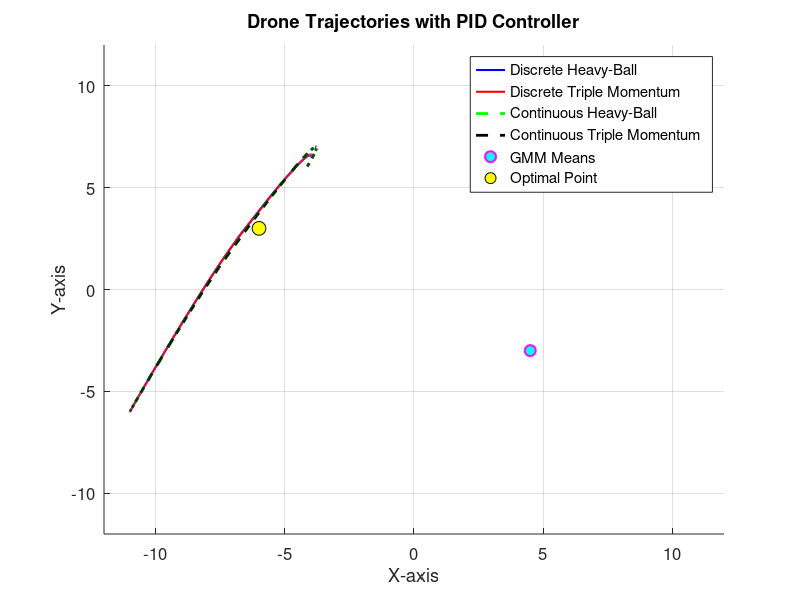
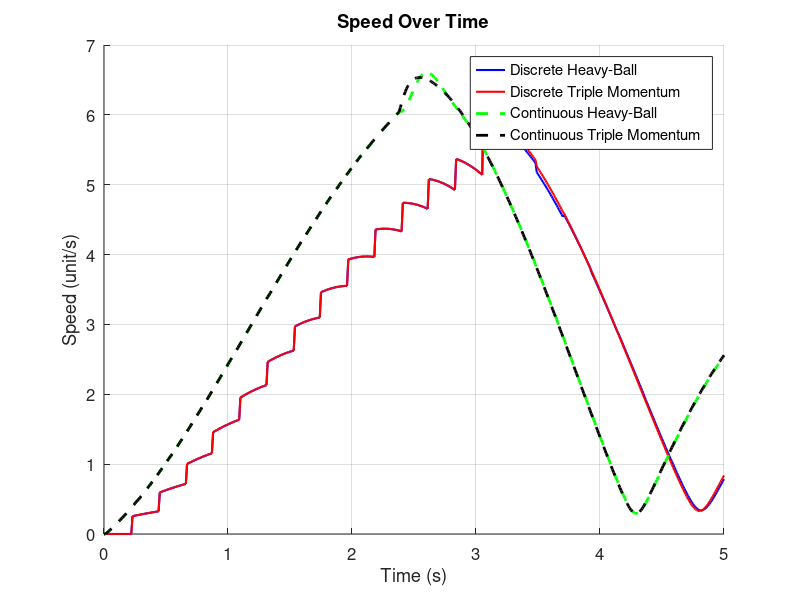
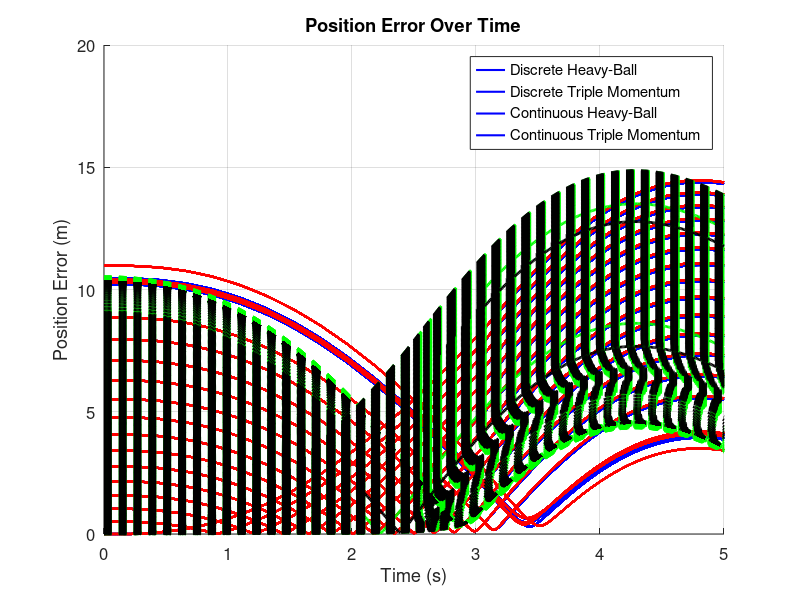

Reproduce these figures in MATLAB, in order.
% MATLAB script to simulate drone trajectories using PID controller without Simulink.

% Clear workspace and close figures
clear; close all; clc;

%% Load Data
% Load GMM data
GMMData = load('GMM_Model.mat');

% Load discrete optimization data
discreteData = load('discrete_data.mat');

% Load continuous optimization data
continuousData = load('continuous_data.mat');

%% Prepare Time Vectors
t_span = 5; % Total time span defined in Python

% Simulation time settings
dt_sim = 0.01; % Simulation time step
t_sim = 0:dt_sim:t_span; % Simulation time vector

%% Prepare Trajectory Data
% Discrete methods
x_HD_discrete = discreteData.x_HD';
x_TD_discrete = discreteData.x_TD';

% Continuous methods
x_HC_continuous = continuousData.x_HC';
x_TC_continuous = continuousData.x_TC';

% Optimal point
x0_mean = GMMData.means(2,:);

% GMM settings
means = GMMData.means;
covariances = GMMData.covariances;

%% Simulation Configuration
methods = {'HD', 'TD', 'HC', 'TC'};
method_names = {'Discrete Heavy-Ball', 'Discrete Triple Momentum', 'Continuous Heavy-Ball', 'Continuous Triple Momentum'};

% Original time vectors for trajectories
tDiscrete = linspace(0, t_span, size(x_HD_discrete, 1))';
tContinuous = linspace(0, t_span, size(x_HC_continuous, 1))';

% Trajectories and time vectors
trajectories = {x_HD_discrete, x_TD_discrete, x_HC_continuous, x_TC_continuous};
t_orig_vectors = {tDiscrete, tDiscrete, tContinuous, tContinuous};

% Initialize cell arrays to store simulation outputs
positions = cell(1, length(methods));
velocities = cell(1, length(methods));

%% PID Controller Parameters
% Initial PID gains (you may need to tune these)
Kp = 1;
Ki = 0.1;
Kd = 0.5;

for i = 1:length(methods)
    %% Prepare Reference Trajectory
    traj_data = trajectories{i};
    t_orig = t_orig_vectors{i};
    
    % Interpolate or hold reference trajectory based on method type
    if i <= 2 % Discrete methods
        % Create step-wise reference trajectory
        x_ref = interp1(t_orig, traj_data(:,1), t_sim, 'previous', 'extrap');
        y_ref = interp1(t_orig, traj_data(:,2), t_sim, 'previous', 'extrap');
    else % Continuous methods
        % Interpolate reference trajectory smoothly
        x_ref = interp1(t_orig, traj_data(:,1), t_sim, 'linear', 'extrap');
        y_ref = interp1(t_orig, traj_data(:,2), t_sim, 'linear', 'extrap');
    end
    
    %% Initialize Variables for Simulation
    num_steps = length(t_sim);
    x_actual = zeros(num_steps, 2); % [x, y]
    v_actual = zeros(num_steps, 2); % [vx, vy]
    error_integral = zeros(1, 2);   % Integral of error [ex_i, ey_i]
    error_previous = zeros(1, 2);   % Previous error [ex_prev, ey_prev]
    
    % Initial positions (assuming starting from the first point of the trajectory)
    x_actual(1, :) = traj_data(1, :);
    v_actual(1, :) = [0, 0]; % Assuming starting from rest
    
    for k = 1:num_steps - 1
        % Reference position at current time
        x_ref_k = [x_ref(k), y_ref(k)];
        
        % Compute error between reference and actual position
        error = x_ref_k - x_actual(k, :);
        
        % Update integral of error
        error_integral = error_integral + error * dt_sim;
        
        % Compute derivative of error
        if k == 1
            error_derivative = [0, 0];
        else
            error_derivative = (error - error_previous) / dt_sim;
        end
        
        % PID control law for acceleration (assuming mass = 1 for simplicity)
        acceleration = Kp * error + Ki * error_integral + Kd * error_derivative;
        
        % Update velocities
        v_actual(k + 1, :) = v_actual(k, :) + acceleration * dt_sim;
        
        % Update positions
        x_actual(k + 1, :) = x_actual(k, :) + v_actual(k + 1, :) * dt_sim;
        
        % Update previous error
        error_previous = error;
    end
    
    % Store the simulation output
    positions{i} = x_actual;
    velocities{i} = v_actual;
end

%% Plot Results
% Plot the trajectories from the simulations
figure;
hold on;
% Set axes limits and enable grid
xlim([-12, 12]);
ylim([-12, 12]);
grid on;

colors = {'b', 'r', 'g', 'k'};
lineStyles = {'-', '-', '--', '--'}; % Solid for discrete, dashed for continuous methods
lineWidths = [1.5, 1.5, 2, 2]; % Thicker lines for continuous methods

for i = 1:length(methods)
    data = positions{i};
    if ~isempty(data)
        plot(data(:,1), data(:,2), 'Color', colors{i}, 'LineStyle', lineStyles{i}, 'LineWidth', lineWidths(i));
    end
end

% Plot the GMM means
plot(means(:,1), means(:,2), 'mo', 'MarkerSize', 8, 'LineWidth', 1.5, 'MarkerFaceColor', 'c', 'DisplayName', 'GMM Means');

% Plot the optimal point
plot(x0_mean(1), x0_mean(2), 'ko', 'MarkerSize', 10, 'MarkerFaceColor', 'y', 'DisplayName', 'Optimal Point');

legend([method_names, {'GMM Means', 'Optimal Point'}], 'Location', 'Best');

xlabel('X-axis');
ylabel('Y-axis');
title('Drone Trajectories with PID Controller');
set(gca, 'FontSize', 12);
hold off;

% Save the figure
exportgraphics(gcf, 'DroneTrajectories_PID.png', 'Resolution', 300);

%% Plot Position Errors Over Time
figure;
hold on;
grid on;

for i = 1:length(methods)
    t_data = t_sim;
    data = positions{i};
    
    if ~isempty(data)
        % Reference trajectory
        if i <= 2 % Discrete methods
            x_ref = interp1(t_orig_vectors{i}, trajectories{i}(:,1), t_sim, 'previous', 'extrap');
            y_ref = interp1(t_orig_vectors{i}, trajectories{i}(:,2), t_sim, 'previous', 'extrap');
        else % Continuous methods
            x_ref = interp1(t_orig_vectors{i}, trajectories{i}(:,1), t_sim, 'linear', 'extrap');
            y_ref = interp1(t_orig_vectors{i}, trajectories{i}(:,2), t_sim, 'linear', 'extrap');
        end
        
        % Compute position error
        position_error = sqrt((x_ref - data(:,1)).^2 + (y_ref - data(:,2)).^2);
        
        % Plot the position error
        plot(t_data, position_error, 'Color', colors{i}, 'LineStyle', lineStyles{i}, 'LineWidth', lineWidths(i));
    end
end

xlabel('Time (s)');
ylabel('Position Error (m)');
title('Position Error Over Time');
legend(method_names, 'Location', 'Best');
set(gca, 'FontSize', 12);
hold off;



%% Plot Velocities Over Time to Show Smoothness
figure;
hold on;
grid on;

for i = 1:length(methods)
    t_data = t_sim;
    v_data = velocities{i};
    
    if ~isempty(v_data)
        speed = sqrt(v_data(:,1).^2 + v_data(:,2).^2);
    
        % Plot the speed
        plot(t_data, speed, 'Color', colors{i}, 'LineStyle', lineStyles{i}, 'LineWidth', lineWidths(i));
    end
end

xlabel('Time (s)');
ylabel('Speed (unit/s)');
title('Speed Over Time');
legend(method_names, 'Location', 'Best');
set(gca, 'FontSize', 12);
hold off;

% Save the figure
exportgraphics(gcf, 'SpeedOverTime_PID.png', 'Resolution', 300);
